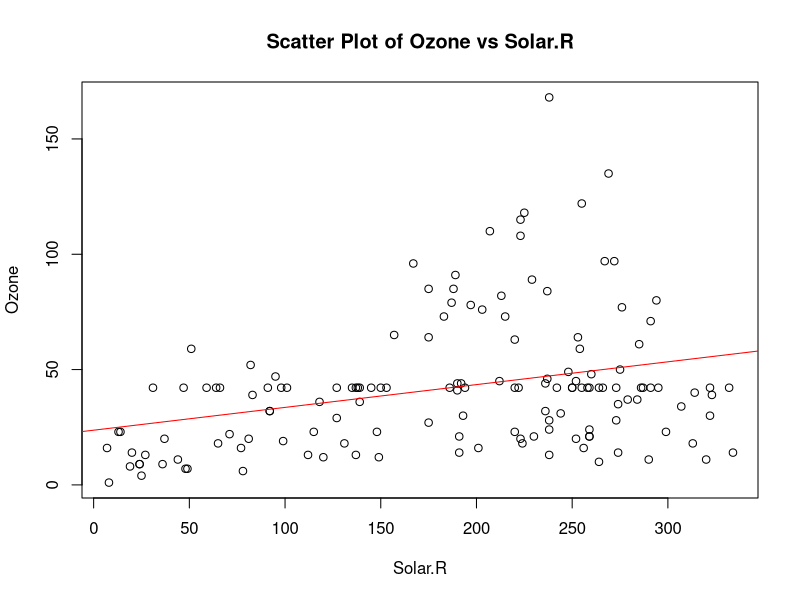

Source code (R):
# Load the airquality dataset
data("airquality")

# Calculate the threshold for dropping or imputing
threshold <- nrow(airquality) * 0.1

# Loop through the missing columns
for (col in colnames(airquality)[colSums(is.na(airquality)) > 0]) {
  if (sum(is.na(airquality[[col]])) < threshold) {
    airquality <- airquality[complete.cases(airquality), ]
  } else {
    airquality[[col]][is.na(airquality[[col]])] <- mean(airquality[[col]], na.rm = TRUE)
  }
}

# Print the modified dataset
cat("Modified airquality dataset: \n")
print(head(airquality))

model <- lm(Ozone ~ Solar.R, data = airquality)
print(summary(model))

plot(airquality$Solar.R, airquality$Ozone, main = "Scatter Plot of Ozone vs Solar.R",
     xlab = "Solar.R", ylab = "Ozone")
abline(model, col = "red")